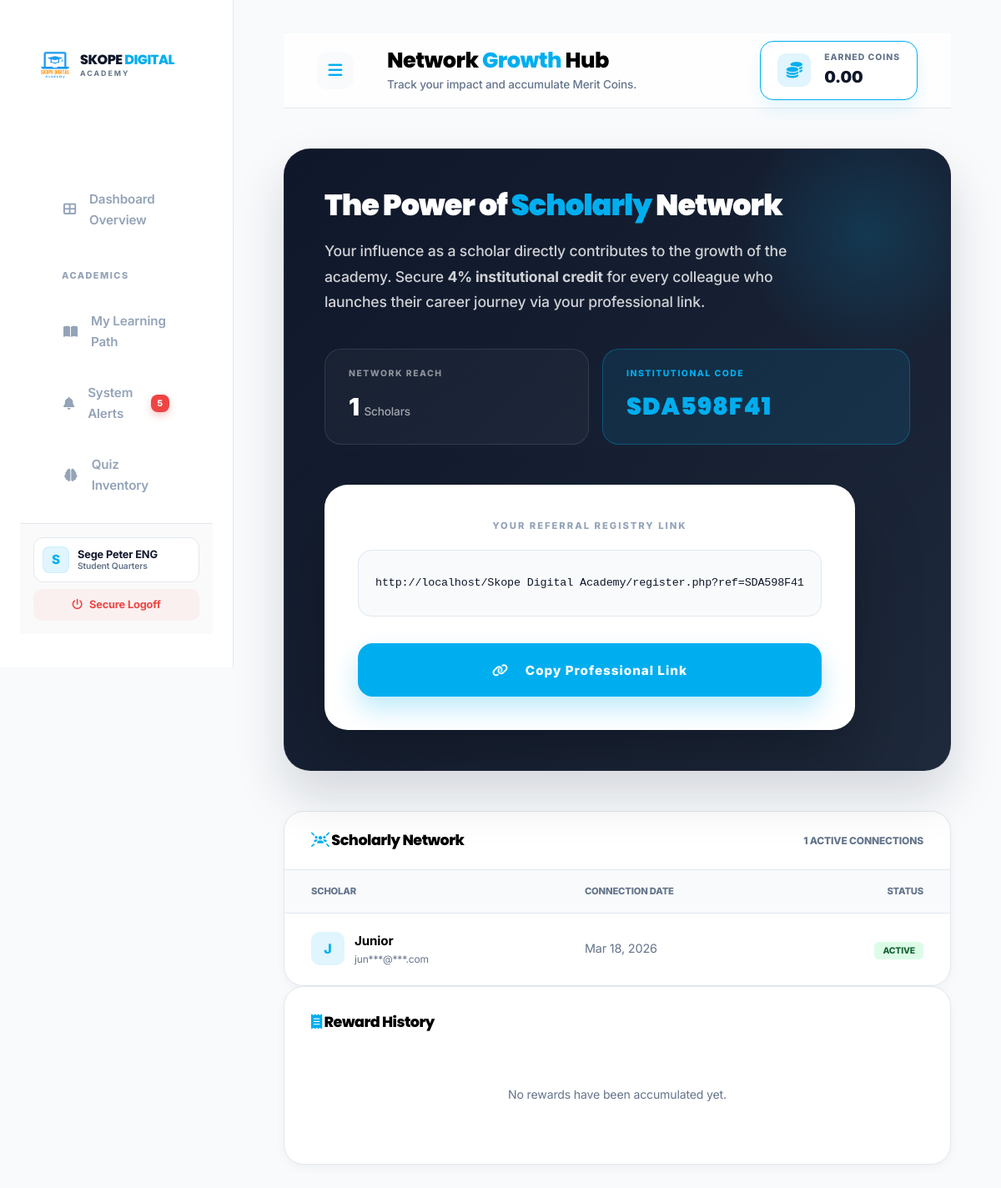
/student/referral.php (signed in), run on the app's committed database.
### tables this page shows
CREATE TABLE `users` (
  `id` int(11) NOT NULL AUTO_INCREMENT,
  `name` varchar(150) NOT NULL,
  `email` varchar(191) NOT NULL,
  `password` varchar(255) NOT NULL,
  `role` enum('admin','tutor','student') NOT NULL DEFAULT 'student',
  `admission_number` varchar(50) DEFAULT NULL,
  `phone` varchar(20) DEFAULT NULL,
  `avatar` varchar(255) DEFAULT NULL,
  `bio` text DEFAULT NULL,
  `dob` date DEFAULT NULL,
  `gender` enum('male','female','other') DEFAULT NULL,
  `county` varchar(100) DEFAULT NULL,
  `nationality` varchar(100) DEFAULT 'Kenyan',
  `national_id` varchar(50) DEFAULT NULL,
  `education_level` varchar(100) DEFAULT NULL,
  `id_document` varchar(255) DEFAULT NULL,
  `referral_code` varchar(50) DEFAULT NULL,
  `referred_by` int(11) DEFAULT NULL,
  `status` enum('active','pending','suspended') NOT NULL DEFAULT 'pending',
  `email_verified` tinyint(1) DEFAULT 0,
  `points` int(11) DEFAULT 0,
  `merit_coins` decimal(15,2) DEFAULT 0.00,
  `created_at` datetime DEFAULT current_timestamp(),
  `last_login` datetime DEFAULT NULL,
  PRIMARY KEY (`id`),
  UNIQUE KEY `email` (`email`),
  UNIQUE KEY `referral_code` (`referral_code`),
  UNIQUE KEY `national_id` (`national_id`),
  UNIQUE KEY `admission_number` (`admission_number`),
  KEY `fk_referred_by` (`referred_by`),
  CONSTRAINT `fk_referred_by` FOREIGN KEY (`referred_by`) REFERENCES `users` (`id`) ON DELETE SET NULL
);

### student/referral.php (the view, shortened to what this page needs)
<?php
require_once '../includes/header.php';
try {
    $stmt = $pdo->prepare("SELECT * FROM users WHERE id = ?");
    $stmt->execute([$user['id']]);
    $user_full = $stmt->fetch();
    $user = $user_full;
    $stmt = $pdo->prepare("SELECT COUNT(*) FROM users WHERE referred_by = ?");
    $stmt->execute([$user['id']]);
    $total_referrals = $stmt->fetchColumn();
    $stmt = $pdo->prepare("SELECT name, email, avatar, created_at, status
                           FROM users
                           WHERE referred_by = ?
                           ORDER BY created_at DESC");
    $stmt->execute([$user['id']]);
    $network = $stmt->fetchAll();
    $stmt = $pdo->prepare("SELECT action, description, created_at
                           FROM audit_log
                           WHERE user_id = ? AND action = 'referral_earned'
                           ORDER BY created_at DESC");
    $stmt->execute([$user['id']]);
    $history = $stmt->fetchAll();
} catch (Exception $e) { $total_referrals = 0; $network = $history = $available_scholarships = []; }
?>
<?php require_once '../includes/sidebar.php'; ?>
<main class="main-content">
    <header class="admin-header" style="background: rgba(255, 255, 255, 0.8); backdrop-filter: blur(12px); border-bottom: 1px solid var(--dark-border); padding: 0 40px; height: 90px;">
        <div style="display: flex; align-items: center; gap: 20px;">
            <button class="nav-toggle" onclick="toggleSidebar()" style="background: var(--bg-light); width: 44px; height: 44px; border-radius: 12px; display: flex; align-items: center; justify-content: center; color: var(--primary);"><i class="fas fa-bars"></i></button>
            <div>
                <h1 style="font-family: 'Poppins', sans-serif; font-size: 1.6rem; font-weight: 800; color: var(--text-primary); letter-spacing: -0.5px;">Network <span style="color: var(--primary);">Growth</span> Hub</h1>
                <p style="color: var(--text-dim); font-size: 0.85rem; font-weight: 500; margin-top: 2px;">Track your impact and accumulate Merit Coins.</p>
            </div>
        </div>
        <div style="display: flex; gap: 16px; align-items: center;">
            <div style="display: flex; align-items: center; gap: 16px; background: white; padding: 10px 20px; border-radius: 16px; border: 1px solid var(--primary); box-shadow: 0 10px 20px rgba(0, 174, 239, 0.1);">
                <div style="width: 40px; height: 40px; background: var(--primary-glow); border-radius: 10px; display: flex; align-items: center; justify-content: center; color: var(--primary); font-size: 1.2rem;">
                    <i class="fas fa-coins"></i>
                </div>
                <div>
                    <div style="font-size: 0.65rem; color: var(--text-dim); text-transform: uppercase; letter-spacing: 1px; font-weight: 800;">Earned Coins</div>
                    <div style="font-size: 1.2rem; font-weight: 900; color: #0f172a;"><?= number_format($user['merit_coins'] ?? 0, 2) ?></div>
                </div>
            </div>
        </div>
    </header>
    <div style="background: linear-gradient(135deg, #0f172a 0%, #1e293b 100%); color: white; border-radius: 32px; padding: 48px; margin-bottom: 48px; display: flex; align-items: center; justify-content: space-between; gap: 48px; flex-wrap: wrap; position: relative; overflow: hidden; box-shadow: 0 30px 60px rgba(15, 23, 42, 0.15); border: 1px solid rgba(255,255,255,0.05);">
        <div style="position: absolute; right: -50px; top: -50px; width: 300px; height: 300px; background: radial-gradient(circle, rgba(0, 191, 255, 0.15), transparent 70%); border-radius: 50%;"></div>
        <div style="flex: 1; min-width: 320px; position: relative; z-index: 1;">
            <h2 style="font-family: 'Poppins', sans-serif; font-size: 2.2rem; font-weight: 900; margin-bottom: 20px; line-height: 1.1; letter-spacing: -1px; color: white !important;">The Power of <span style="color: var(--primary);">Scholarly</span> Network</h2>
            <p style="opacity: 0.8; font-size: 1.1rem; line-height: 1.75; max-width: 580px; font-weight: 500; color: white;">Your influence as a scholar directly contributes to the growth of the academy. Secure <strong>4% institutional credit</strong> for every colleague who launches their career journey via your professional link.</p>
            <div style="margin-top: 40px; display: flex; gap: 16px; flex-wrap: wrap;">
                <div style="background: rgba(255,255,255,0.03); padding: 20px 28px; border-radius: 20px; border: 1px solid rgba(255,255,255,0.1); flex: 1; min-width: 160px;">
                    <div style="font-size: 0.65rem; opacity: 0.5; text-transform: uppercase; letter-spacing: 1.5px; margin-bottom: 8px; font-weight: 800;">Network Reach</div>
                    <div style="font-size: 1.8rem; font-weight: 900;"><?= $total_referrals ?> <span style="font-size: 0.85rem; font-weight: 500; opacity: 0.6;">Scholars</span></div>
                </div>
                <div style="background: rgba(0, 174, 239, 0.1); padding: 20px 28px; border-radius: 20px; border: 1px solid rgba(0, 174, 239, 0.3); flex: 1.2; min-width: 200px;">
                    <div style="font-size: 0.65rem; color: var(--primary); text-transform: uppercase; letter-spacing: 1.5px; margin-bottom: 8px; font-weight: 800;">Institutional Code</div>
                    <div style="font-size: 1.8rem; font-weight: 900; color: var(--primary); font-family: 'Poppins', sans-serif; letter-spacing: 1px;"><?= $user['referral_code'] ?></div>
                </div>
            </div>
        </div>
        <div style="background: white; border-radius: 28px; padding: 40px; text-align: center; min-width: 320px; box-shadow: 0 40px 80px rgba(0,0,0,0.25); position: relative; z-index: 2;">
            <div style="font-size: 0.7rem; color: #94a3b8; text-transform: uppercase; letter-spacing: 2px; margin-bottom: 20px; font-weight: 800;">Your Referral Registry Link</div>
            <div style="background: #f8fafc; border: 1px solid #e2e8f0; padding: 20px; border-radius: 16px; font-family: monospace; font-size: 0.84rem; margin-bottom: 32px; color: #0f172a; word-break: break-all; min-height: 80px; display: flex; align-items: center; justify-content: center;" id="refURL">
                http://localhost/Skope Digital Academy/register.php?ref=<?= $user['referral_code'] ?>
            </div>
            <button class="btn btn-primary btn-block" onclick="copyRefURL()" style="height: 64px; font-weight: 800; letter-spacing: 1px; border-radius: 18px; box-shadow: 0 15px 30px rgba(0, 174, 239, 0.25);">
                <i class="fas fa-link" style="margin-right: 12px;"></i> Copy Professional Link
            </button>
        </div>
    </div>
    <div class="dash-grid">
        <div class="dash-main-col">
            <div style="background: white; border: 1px solid var(--dark-border); border-radius: 24px; overflow: hidden; box-shadow: var(--shadow-sm);">
                <div style="padding: 24px 32px; border-bottom: 1px solid var(--dark-border); display: flex; justify-content: space-between; align-items: center;">
                    <h3 style="font-family: 'Poppins', sans-serif; font-size: 1.1rem; font-weight: 800;"><i class="fas fa-users-rays text-primary"></i> Scholarly Network</h3>
                    <span style="font-size: 0.75rem; color: var(--text-dim); font-weight: 800; text-transform: uppercase;"><?= count($network) ?> Active Connections</span>
                </div>
                <div style="padding: 0;">
                    <table style="width: 100%; border-collapse: collapse;">
                        <thead style="background: var(--bg-light); border-bottom: 1px solid var(--dark-border);">
                            <tr>
                                <th style="padding: 16px 32px; text-align: left; font-size: 0.7rem; font-weight: 800; color: var(--text-dim); text-transform: uppercase;">Scholar</th>
                                <th style="padding: 16px 32px; text-align: left; font-size: 0.7rem; font-weight: 800; color: var(--text-dim); text-transform: uppercase;">Connection Date</th>
                                <th style="padding: 16px 32px; text-align: right; font-size: 0.7rem; font-weight: 800; color: var(--text-dim); text-transform: uppercase;">Status</th>
                            </tr>
                        </thead>
                        <tbody>
                            <?php foreach($network as $n): ?>
                            <tr style="border-bottom: 1px solid var(--bg-light);">
                                <td style="padding: 20px 32px;">
                                    <div style="display: flex; align-items: center; gap: 12px;">
                                        <div style="width: 40px; height: 40px; border-radius: 10px; background: var(--primary-glow); color: var(--primary); display: flex; align-items: center; justify-content: center; font-weight: 800;">
                                            <?= strtoupper(substr($n['name'], 0, 1)) ?>
                                        </div>
                                        <div>
                                            <div style="font-size: 0.95rem; font-weight: 700;"><?= htmlspecialchars($n['name']) ?></div>
                                            <div style="font-size: 0.75rem; color: var(--text-dim);"><?= htmlspecialchars(substr($n['email'], 0, 3) . '***@***.com') ?></div>
                                        </div>
                                    </div>
                                </td>
                                <td style="padding: 20px 32px; font-size: 0.9rem; color: var(--text-dim);">
                                    <?= date('M j, Y', strtotime($n['created_at'])) ?>
                                </td>
                                <td style="padding: 20px 32px; text-align: right;">
                                    <span style="font-size: 0.65rem; font-weight: 800; padding: 4px 10px; border-radius: 6px; text-transform: uppercase; background: #DCFCE7; color: #166534;"><?= $n['status'] ?></span>
                                </td>
                            </tr>
                            <?php endforeach; ?>
                        </tbody>
                    </table>
                </div>
            </div>
        </div>
        <aside style="display: flex; flex-direction: column; gap: 24px;">
            <div style="background: white; border: 1px solid var(--dark-border); border-radius: 24px; padding: 32px; box-shadow: var(--shadow-sm);">
                <h3 style="font-family: 'Poppins', sans-serif; font-size: 1.1rem; font-weight: 800; margin-bottom: 24px;"><i class="fas fa-receipt text-primary"></i> Reward History</h3>
                <div style="display: flex; flex-direction: column; gap: 20px;">
                    <?php if(!empty($history)): ?>
                        <?php foreach($history as $h): ?>
                        <div style="border-left: 3px solid var(--primary); padding-left: 16px; margin-bottom: 4px;">
                            <div style="font-size: 0.85rem; font-weight: 700;"><?= $h['description'] ?></div>
                            <div style="font-size: 0.7rem; color: var(--text-dim); margin-top: 4px;"><?= date('M j, Y', strtotime($h['created_at'])) ?></div>
                        </div>
                        <?php endforeach; ?>
                    <?php else: ?>
                        <div style="text-align: center; padding: 40px 0;">
                            <p style="font-size: 0.88rem; color: var(--text-dim);">No rewards have been accumulated yet.</p>
                        </div>
                    <?php endif; ?>
                </div>
            </div>
        </aside>
    </div>
</main>
</body>
</html>

### includes/sidebar.php (shortened to what this page needs)
<aside class="sidebar" id="dashSidebar">
    <div class="sidebar-brand-container">
        <a href="../index.php" class="sidebar-logo">
            <img src="../assets/images/Skope Digital  logo.png" style="height: 36px;" alt="Skope Digital Academy Logo">
            <div class="brand-text">
                <span class="main">SKOPE <span class="accent">DIGITAL</span></span>
                <span class="sub">ACADEMY</span>
            </div>
        </a>
    </div>
    <nav class="sidebar-nav-scroll">
        <ul class="sidebar-menu">
            <li>
                <a href="index.php" class="menu-link <?= basename($_SERVER['PHP_SELF']) == 'index.php' ? 'active' : '' ?>">
                    <i class="fas fa-th-large"></i> <span>Dashboard Overview</span>
                </a>
            </li>
            <?php if ($user['role'] === 'student'): ?>
                <li class="menu-divider">Academics</li>
                <li>
                    <a href="courses.php" class="menu-link <?= basename($_SERVER['PHP_SELF']) == 'courses.php' ? 'active' : '' ?>">
                        <i class="fas fa-book-open"></i> <span>My Learning Path</span>
                    </a>
                </li>
                <li>
                    <a href="notifications.php" class="menu-link <?= basename($_SERVER['PHP_SELF']) == 'notifications.php' ? 'active' : '' ?>">
                        <i class="fas fa-bell"></i> <span>System Alerts</span>
                        <?php if($unread_notif_count > 0): ?>
                            <span class="notif-badge-sidebar"><?= $unread_notif_count ?></span>
                        <?php endif; ?>
                    </a>
                </li>
                <li>
                    <a href="quizzes.php" class="menu-link <?= basename($_SERVER['PHP_SELF']) == 'quizzes.php' ? 'active' : '' ?>">
                        <i class="fas fa-brain"></i> <span>Quiz Inventory</span>
                    </a>
                </li>
                <li>
                    <a href="assignments.php" class="menu-link <?= basename($_SERVER['PHP_SELF']) == 'assignments.php' ? 'active' : '' ?>">
                    </a>
                </li>
            <?php endif; ?>
        </ul>
    </nav>
    <div class="sidebar-footer">
        <div class="personnel-badge">
            <div class="avatar-shield">
                <?= strtoupper(substr($user['name'], 0, 1)) ?>
            </div>
            <div class="personnel-info">
                <span class="name"><?= htmlspecialchars($user['name']) ?></span>
                <span class="role"><?= $user['role'] ?> Quarters</span>
            </div>
        </div>
        <a href="../logout.php" class="logout-pill" title="Secure Exit">
            <i class="fas fa-power-off"></i> <span>Secure Logoff</span>
        </a>
    </div>
</aside>

### data on the page
users: name "S", name "Sege Peter ENG", role "Student", merit_coins "0.00", referral_code "SDA598F41"
users: name "J", name "Junior", email "jun***@***.com", created_at "Mar 18, 2026", status "ACTIVE"

### other printed values
$unread_notif_count "5"
$total_referrals "1"
count($network) "1"
